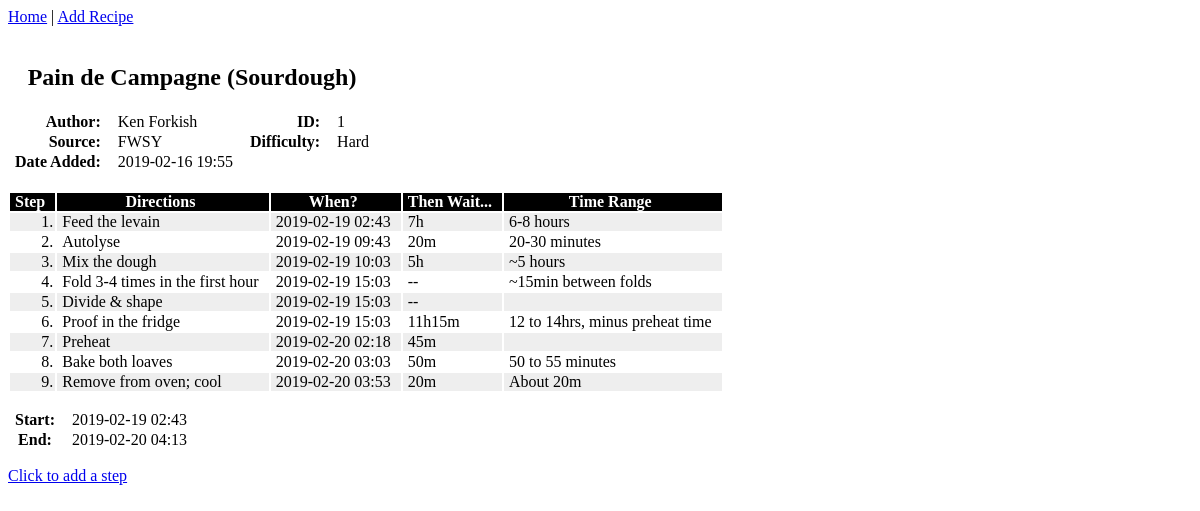
Screenshot of /recipe with the database file from the repository.
### app/models.py (models this page shows, shortened)
class Recipe(db.Model):
    id = db.Column(db.Integer, primary_key=True)
    name = db.Column(db.String(64), index=True, unique=True, nullable=False)
    author = db.Column(db.String(64), index=True)
    source = db.Column(db.String(128), index=True)
    difficulty = db.Column(db.String(1), index=True)
    date_added = db.Column(db.DateTime, index=True, default=datetime.utcnow())
    steps = db.relationship('Step', backref='recipe', lazy='dynamic')

class Difficulty(db.Model):
    id = db.Column(db.String(1), primary_key=True)
    text = db.Column(db.String(16))

class Step(db.Model):
    id = db.Column(db.Integer, primary_key=True)
    recipe_id = db.Column(db.Integer, db.ForeignKey('recipe.id'), nullable=False)
    number = db.Column(db.Integer, index=True)
    text = db.Column(db.String, index=True)
    then_wait = db.Column(db.Integer)
    wait_time_range = db.Column(db.String(64))

### app/routes.py (the view)
@breadapp.route('/recipe')
def view_recipe():
    recipe_id = request.args.get('id') or 1
    recipe = add_recipe_ui_fields(Recipe.query.filter_by(id=recipe_id).first())
    steps = set_when(Step.query.filter_by(recipe_id=recipe_id).order_by(Step.number).all(), now)
    return render_template('steps.html', title='View Recipe', recipe=recipe, steps=steps)

### app/routes.py (called while the page is built)
def time_string(num):
    if num is None: return ''
    else:
        hours = num // 3600
        if hours == 0:
            hstr = ''
        else:
            hstr = str(hours) + 'h'
        num %= 3600
        minutes = num // 60
        if minutes == 0:
            mstr = ''
        else:
            mstr = str(minutes) + 'm'
        num %= 60
        seconds = num
        if seconds == 0:
            sstr = ''
        else:
            sstr = str(seconds) + 's'
        return hstr + mstr + sstr

def set_when(steps, when):
    i = 0
    for s in steps:
        if i == 0:
            s.when = when.strftime('%Y-%m-%d %H:%M')
            s.then_wait_ui = time_string(s.then_wait)
            when += timedelta(seconds=s.then_wait)
        else:
            if s.then_wait is None or s.then_wait == 0:
                s.when = when.strftime('%Y-%m-%d %H:%M')
                s.then_wait_ui = '--'
            else:
                s.when = when.strftime('%Y-%m-%d %H:%M')
                s.then_wait_ui = time_string(s.then_wait)
                when += timedelta(seconds=s.then_wait)
        i += 1
    return steps

def difficulty_abbrev(abbrev, values):
    for v in values:
        if v.id == abbrev:
            return v.text
    return '--'

def add_recipe_ui_fields(data):
    difficulty_values = Difficulty.query.all()
    if isinstance(data, list):
        for d in data:
            d.difficulty_ui = difficulty_abbrev(d.difficulty, difficulty_values)
            d.date_added_ui = d.date_added.strftime('%Y-%m-%d %H:%M')
    else:
        data.difficulty_ui = difficulty_abbrev(data.difficulty, difficulty_values)
        data.date_added_ui = data.date_added.strftime('%Y-%m-%d %H:%M')
        total_time = db.engine.execute("SELECT sum(then_wait) FROM step WHERE recipe_id = {}".format(data.id)).first()[0]
        if total_time is None:
            data.start_time = '--'
            data.end_time = '--'
        else:
            data.start_time = now.strftime('%Y-%m-%d %H:%M')
            data.end_time = (now + timedelta(seconds=total_time)).strftime('%Y-%m-%d %H:%M')
    return data

### app/templates/steps.html (shortened to what this page needs)
{% extends "recipe.html" %}
{% block steps_list %}
    <div id="steps">
        <table id="steps_list">
            <tr id="step_header_row">
                <th>Step</th>
                <th>Directions</th>
                <th>When?</th>
                <th>Then Wait...</th>
                <th>Time Range</th>
            </tr>
            {% for step in steps %}
                <tr id="step_row">
                    <td id="step_number">{{ step.number }}.</td>
                    <td>{{ step.text }}</td>
                    <td>{{ step.when }}</td>
                    <td>{{ step.then_wait_ui }}</td>
                    <td>{{ step.wait_time_range }}</td>
                </tr>
            {% endfor %}
        </table>
        <table id="steps_time_summary">
            <tr id="step_header_row">
                <th>Start:</th>
                <td>{{ recipe.start_time }}</td>
            </tr>
            <tr id="step_header_row">
                <th>End:</th>
                <td>{{ recipe.end_time }}</td>
            </tr>
        </table>
    </div>
    {% if not sform %}
        <div id="ask_add_step">
            <p><a href="/add_step?id={{ recipe.id }}">Click to add a step</a></p>
        </div>
    {% endif %}
{% endblock %}

### app/templates/recipe.html
{% extends "base.html" %}
{% block content %}
    <div id="recipe_display">
        <table id="single_recipe">
            <tr id="recipe_title_row">
                <td colspan="4"><h2>{{ recipe.name }}</h2></td>
            </tr>
            <tr id="recipe_row1">
                <th>Author:</th>
                <td>{{ recipe.author }}</td>
                <th>ID:</th>
                <td>{{ recipe.id }}</td>
            </tr>
            <tr id="recipe_row2">
                <th>Source:</th>
                <td>{{ recipe.source }}</td>
                <th>Difficulty:</th>
                <td>{{ recipe.difficulty_ui }}</td>
            </tr>
            <tr id="recipe_row3">
                <th>Date Added:</th>
                <td>{{ recipe.date_added_ui }}</td>
            </tr>
        </table>
    </div>
    <br>
    {% block steps_list %}
    {% endblock %}
{% endblock %}

### app/templates/base.html (style rules this page uses)
table tr#recipe_title_row { text-align: center; border: none; }
table#steps_list tr:nth-child(even) { background-color: #eee; border: none; padding: 5; }
table#steps_list tr:nth-child(odd) { background-color: #fff; border: none; padding: 5; }
table#steps_list th { background-color: black; color: white; }
table#single_recipe th { font-weight: bold; text-align: right; }
table#steps_list td#step_number { text-align: right; padding: 0 2px 0 0px; }
td, th { padding: 0 10px 0 5px; }

### rows the page displays
Recipe: name "Pain de Campagne (Sourdough)", author "Ken Forkish", id "1", source "FWSY"
Difficulty: difficulty_ui "Hard"
Step: number "1", text "Feed the levain", when "2019-02-19 02:43", then_wait_ui "7h", wait_time_range "6-8 hours"
Step: number "2", text "Autolyse", when "2019-02-19 09:43", then_wait_ui "20m", wait_time_range "20-30 minutes"
Step: number "3", text "Mix the dough", when "2019-02-19 10:03", then_wait_ui "5h", wait_time_range "~5 hours"
Step: number "4", text "Fold 3-4 times in the first hour", when "2019-02-19 15:03", then_wait_ui "--", wait_time_range "~15min between folds"
Step: number "5", text "Divide & shape", when "2019-02-19 15:03", then_wait_ui "--"
Step: number "6", text "Proof in the fridge", when "2019-02-19 15:03", then_wait_ui "11h15m", wait_time_range "12 to 14hrs, minus preheat time"
Step: number "7", text "Preheat", when "2019-02-20 02:18", then_wait_ui "45m"
Step: number "8", text "Bake both loaves", when "2019-02-20 03:03", then_wait_ui "50m", wait_time_range "50 to 55 minutes"
Step: number "9", text "Remove from oven; cool", when "2019-02-20 03:53", then_wait_ui "20m", wait_time_range "About 20m"

### other values shown
{{ recipe.date_added_ui }} "2019-02-16 19:55"
{{ recipe.start_time }} "2019-02-19 02:43"
{{ recipe.end_time }} "2019-02-20 04:13"
